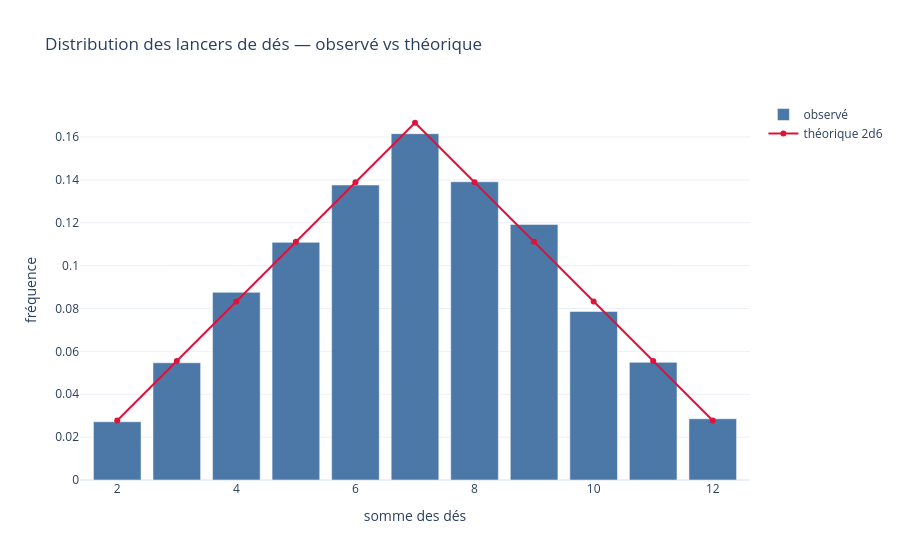

This figure's notebook cell:
### Markdown cell above
## 4. Lancers de dés

On reconstitue **un lancer par tour** (les `step` d'un même tour partagent la même
valeur `de`) et on compare à la loi théorique de 2d6.

### Code cell
des = npx[npx["nt"]]["de"].dropna().astype(int)
dd = des.value_counts(normalize=True).sort_index().reset_index()
dd.columns = ["de", "freq"]
theo = {2:1,3:2,4:3,5:4,6:5,7:6,8:5,9:4,10:3,11:2,12:1}
dd["theorique"] = dd["de"].map(lambda x: theo.get(x, 0)/36)

fig = go.Figure()
fig.add_bar(x=dd["de"], y=dd["freq"], name="observé", marker_color="#4C78A8")
fig.add_scatter(x=dd["de"], y=dd["theorique"], name="théorique 2d6",
                mode="lines+markers", line=dict(color="crimson"))
fig.update_layout(title="Distribution des lancers de dés — observé vs théorique",
                  xaxis_title="somme des dés", yaxis_title="fréquence")
fig.show()

### Figure 1 — Plotly figure (JSON) as saved in the notebook; plotly's stock layout.template omitted (floating-point values rounded to 4 significant figures)
{"data": [{"marker": {"color": "#4C78A8"}, "name": "observé", "type": "bar", "x": [2, 3, 4, 5, 6, 7, 8, 9, 10, 11, 12], "y": [0.02718, 0.05468, 0.08756, 0.1109, 0.1376, 0.1616, 0.1391, 0.1193, 0.07864, 0.0549, 0.02858]}, {"line": {"color": "crimson"}, "mode": "lines+markers", "name": "théorique 2d6", "type": "scatter", "x": [2, 3, 4, 5, 6, 7, 8, 9, 10, 11, 12], "y": [0.02778, 0.05556, 0.08333, 0.1111, 0.1389, 0.1667, 0.1389, 0.1111, 0.08333, 0.05556, 0.02778]}], "layout": {"title": {"text": "Distribution des lancers de dés — observé vs théorique"}, "xaxis": {"title": {"text": "somme des dés"}}, "yaxis": {"title": {"text": "fréquence"}}}}
